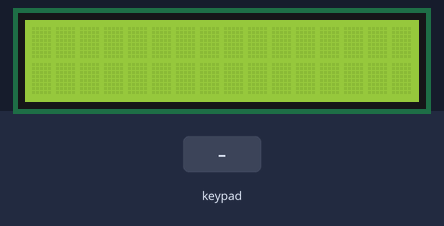
The sketch below on a simulated Arduino Uno, built with avr-gcc and run on an emulated ATmega328P. Shown: 16×2 character LCD. The test bench sets the inputs (shaded band). What the sketch prints to the serial monitor is not drawn.

Above: at 1.2 s.
1.3 s: keypad keys 6 * 7 = pressed 0.4 s apart
At 1.9 s:
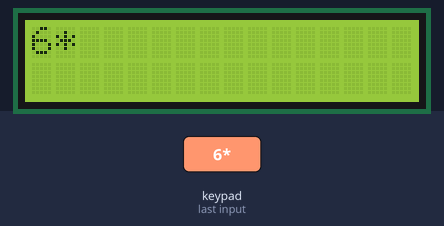
4.4 s: key '+' pressed
At 4.9 s:
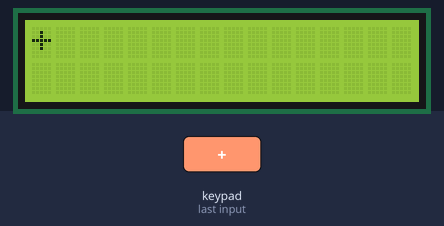
5.9 s: keypad keys 7 + 5 = pressed 0.4 s apart
At 8.1 s:
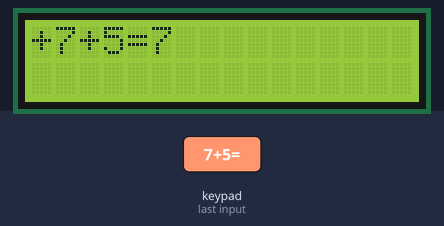
9.0 s: key '/' pressed
At 9.9 s:
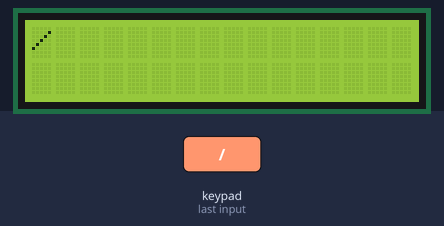
10.5 s: key '*' pressed
At 11.7 s:
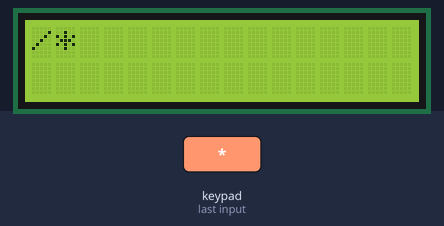
12.0 s: keypad keys 8 / 2 = pressed 0.4 s apart
At 12.6 s:
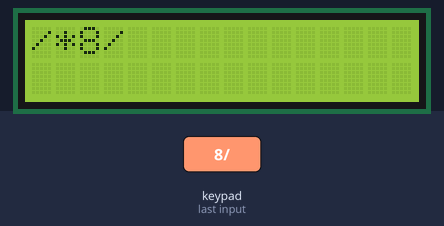
Timing chart, 0 to 15.0 s (numbered marks = the images above; inputs shaded):
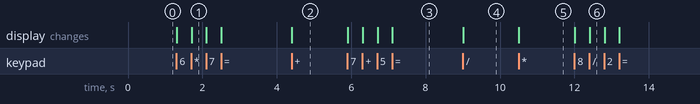

Measured:
- after the input at 1.3 s, the display: first changes at once (image 1 shows a later state)
- after the input at 4.4 s, the display: changes at once (image 2)
- after the input at 5.9 s, the display: first changes at once (image 3 shows a later state)
- after the input at 9.0 s, the display: changes at once (image 4)
- after the input at 10.5 s, the display: changes at once (image 5)
- after the input at 12.0 s, the display: first changes at once (image 6 shows a later state)

The sketch:

calculator.ino
```cpp
#include <Keypad.h>
#include<LiquidCrystal.h>
LiquidCrystal lcd(12,11,8,9,10,13);
const byte ROWS = 4,COLS = 4; char key;int x=0,y=0;char keys[ROWS][COLS] = {{'1','2','3','+'},{'4','5','6','-' },{'7','8','9','/'},{'*','0','#','='}};
byte rowPins[ROWS] = {A0,A1,A2,A3}; byte colPins[COLS] = {A4,A5,5,6};
int arr[5][32],count=0;
int col[15],a[32],b[32],c[32];char op;
Keypad keypad = Keypad( makeKeymap(keys), rowPins, colPins, ROWS, COLS );
void setup()
{
  Serial.begin(9600);
  lcd.begin(16,2);
  reset();
}
void reset()
{
  int i,j;
  for(i=0;i<5;i++)
    for(j=0;j<32;j++)
      arr[i][j]=0;
   for(i=0;i<15;i++)
    col[i]=0;
   for(i=0;i<32;i++){a[i]=0;b[i]=0;c[i]=0;}
   x=0,y=0;
   count=0;
}
void loop(){

  key = keypad.getKey();
  if (key != NO_KEY)
  {
    if(count%16==0&&count!=0)
      lcd.setCursor(0,1);
    if(count%32==0)
    {
      lcd.setCursor(0,0);
      lcd.clear();
    }
    count++;
    switch(key)
    {
      case '#':lcd.clear();count=0;reset();break;
      case '+':lcd.print("+");op='+';col[x]=y;x++;y=0;break;
      case '-':lcd.print("-");op='-';col[x]=y;x++;y=0;break;
      case '*':lcd.print("*");op='*';col[x]=y;x++;y=0;break;
      case '/':lcd.print("/");op='/';col[x]=y;x++;y=0;break;
      case '=':col[x]=y;x++;lcd.print(key);
              switch(op)
              {
                case '+':add();break;
                case '-':sub();break;
                case '*':mult();break;
                case '/':div();break;
              }
              break;
      default:arr[x][y++]=key-48;lcd.print(key);
    }
  }
}
void sub()
{
  int i,j,k,carry=0;
  int l1=col[0]-1,l2=col[1]-1;
  for(i=0;i<col[0];i++)
    a[i]=arr[0][i];
  for(i=0;i<col[1];i++)
    b[i]=arr[1][i];
  int max=compare(l1,l2);
  int ct=0,mx=l1>l2?l1+1:l2+1;
  if(max==0)
  {
    for(i=0;i<32;i++){a[i]=0;b[i]=0;}
    for(i=0;i<col[0];i++)
      b[i]=arr[0][i];
    for(i=0;i<col[1];i++)
      a[i]=arr[1][i];
    l1=col[1];
    l2=col[0];
  }
  /*if(32-count<=mx)
  {*/
    lcd.clear();
    lcd.setCursor(0,0);
  //}
  int as=max==0?l2:l1;
  for(i=0;i<=as;i++)
  {
    if(a[l1]<b[l2])
    {
      carrying(l1,l2);
    }
    if(l2<0)
    {
      c[i]=a[l1--];
    }
    if(l2>=0)
    {
      c[i]=a[l1--]-b[l2--];
    }
  }
  char ch='-';
  int low=max==0?1:0;
  if(max==0)
  {
    //Serial.print(ch);
    lcd.print(ch);
    ct++;
  }
  if(max==0&&l1-l2>0)
  {
    if(ct%16==0&&ct!=0)
      lcd.setCursor(0,1);
    ct++;
    for(i=0;i<l1-l2;i++)
      lcd.print(a[i]);
      //Serial.print(a[i]);
  }
  for(i=as;i>=low;i--)
  {
    if(ct%16==0&&ct!=0)
      lcd.setCursor(0,1);
    ct++;
    lcd.print(c[i]);
    //Serial.print(c[i]);
  }
  reset();
}
void carrying(int l1,int l2)
{
  int i,j;
  for(i=l1-1;i>=0;i--)
  {
    if(a[i]!=0)
    {
      a[i]--;
      a[i+1]=10+a[i+1];
      for(j=i+2;j<=l1;j++)
      {
        a[j-1]--;
        a[j]=10+a[j];
      }
      break;
    }
  }
}
int compare(int l1,int l2){
  if(l1>l2)
    return 1;
  if(l1<l2)
    return 0;
  int i=0;
  while(true){
    if(a[i]>b[i])
      return 1;
    if(a[i]<b[i])
      return 0;
    i++;
  }
}
void mult()
{
  int i,j,ct=0,l1=col[0]-1,l2=col[1]-1,carry=0,s[32];
  //if(l1+l2+2>=16){
    lcd.clear();
    lcd.setCursor(0,0);//}
  //else
    ct=0;
  for(i=0;i<col[0];i++)
    a[i]=arr[0][i];
  for(i=0;i<32;i++) {c[i]=0;s[i]=0;}
  for(i=0;i<col[1];i++)
    b[i]=arr[1][i];
  for(i=l2;i>=0;i--)
  {
    s[i+1]=carry;
    carry=0;
    for(j=l1;j>=0;j--)
    {
      c[i+j+1]=c[i+j+1]+a[j]*b[i]+carry;
      carry=c[i+j+1]/10;
      c[i+j+1]%=10;
    }
  }
  c[0]=carry;carry=0;
  for(i=l1+l2+1;i>=0;i--){
    int sum=c[i]+s[i]+carry;
    a[i]=sum%10;
    carry=sum/10;
  }
  int low=0;
  for(low=0;low<10;low++)
    if(a[low]!=0)
      break;
  for(i=low;i<=l1+l2+1;i++)
  {
    if(ct%16==0&&ct!=0)
      lcd.setCursor(0,1);
    ct++;
    Serial.print(a[i]);
    lcd.print(a[i]);
  }
  reset();
}

void div()
{
  int i,j,k,carry=0,ct=0;
  long long num1=0,num2=0,num3=0,num4=0;
  int l1=col[0]-1,l2=col[1]-1;
  lcd.clear();
  lcd.setCursor(0,0);
  for(i=col[0]-1;i>=0;i--)    a[i]=arr[0][i];
  for(i=col[1]-1;i>=0;i--)    b[i]=arr[1][i];
  for(i=0;i<col[0];i++)    num1=a[i]+num1*10;
  for(i=0;i<col[1];i++)    num2=b[i]+num2*10;
  num3=num1/num2;
  if(num3==0){
    lcd.print("0");}
    //Serial.print("0");
  while(num3!=0)
  {
    int ab=num3%10;
    num4=ab+num4*10;
    num3=num3/10;
  }
  while(num4!=0)
  {
    if(ct%16==0&&ct!=0)
      lcd.setCursor(0,1);
    ct++;
    int ab=num4%10;
    Serial.print(ab);
    lcd.print(ab);
    num4=num4/10;
  }
  reset();
}
void add()
{
  int i,j,k,carry=0;
  int l1=col[0]-1,l2=col[1]-1;
  for(i=0;i<32;i++){a[i]=0;b[i]=0;}
  for(i=0;i<col[0];i++)
    a[i]=arr[0][i];
  for(i=0;i<col[1];i++)
    b[i]=arr[1][i];
  int max=col[0]>col[1]?col[0]:col[1];
  for(i=max-1;i>=0;i--)
  {
    int aa=a[l1--],bb=b[l2--];
    if(l1+1<0) aa=0;
    if(l2+1<0) bb=0;
    int sum=aa+bb+carry;
    c[i]=sum%10;
    carry=sum/10;
  }
  if(32-count<=max)
  {
    lcd.clear();
    lcd.setCursor(0,0);
  }
  int ct=0;
  if(carry!=0)
  {
    lcd.print(carry);
    ct++;
  }

  for(i=0;i<max;i++)
  {
    if(ct%16==0&&ct!=0)
      lcd.setCursor(0,1);
    ct++;
    lcd.print(c[i]);
  }
  reset();
}
```
